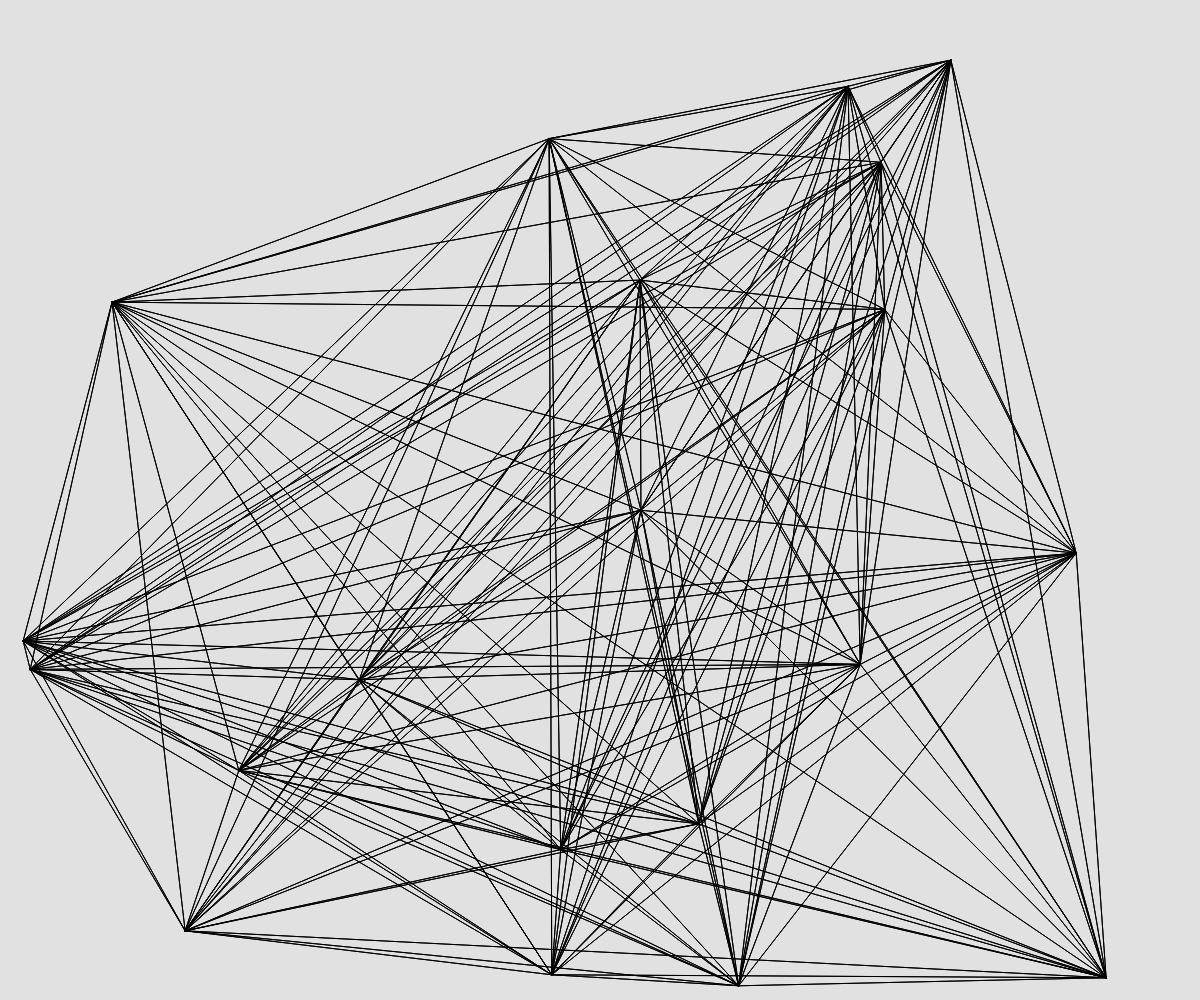
Frame 1 (no input)
Frame 60 (no input): identical to frame 1, image omitted
Frame 120 (the mouse pressed at the canvas centre since frame 60): identical to frame 1, image omitted

The p5.js sketch that drew this single still picture (run headless with seeded random() and noise() and a simulated clock; from frame 60 on, the mouse is pressed at the canvas centre):

// p5.js sketch
// ── sketch.js
const SECONDS_PER_SKETCH = 10
const allSketches = [sketchOne, sketchTwo, sketchThree]

let colorsForSketchTwo = ['yellow', 'red', 'blue']
let lengthsForSketchTwo = [...Array(36)].map(
  () => window.innerWidth * 0.2 + Math.random() * window.innerWidth * 0.5
)

let initialFillColorForSketchThree = 'white'

let sketchOneArray = getSketchOneArray()
let sketchTwoArray = getSketchTwoArray()

let count = 0

function setup() {
  createCanvas(windowWidth, windowHeight)
}

function draw() {
  background(225)
  drawSketches()
}

function getSketchOneArray() {
  return [...Array(20)].map(() => [
    Math.random() * window.innerWidth,
    Math.random() * window.innerHeight,
  ])
}

function getSketchTwoArray() {
  return [...Array(3)]
    .map((_, x) => {
      return [...Array(3)].map((_, y) => {
        const color =
          x === 1 && y === 1
            ? colorsForSketchTwo[0]
            : x === 1 || y === 1
            ? colorsForSketchTwo[1]
            : colorsForSketchTwo[2]
        return [(x * window.innerWidth) / 2, (y * window.innerHeight) / 2, color]
      })
    })
    .flat()
}

function reset() {
  colorsForSketchTwo = ['yellow', 'red', 'blue']
  sketchOneArray = getSketchOneArray()
  sketchTwoArray = getSketchTwoArray()
  initialFillColorForSketchThree = 'white'
}

function drawSketches() {
  const sketch = allSketches[0]
  push()
  sketch()
  pop()
  if (count === SECONDS_PER_SKETCH * 60) {
    allSketches.push(allSketches.shift())
    count = 0
    reset()
  }
  count++
}

function sketchOne() {
  sketchOneArray.forEach(([x1, y1]) => {
    sketchOneArray.forEach(([x2, y2]) => {
      line(x1, y1, x2, y2)
    })
  })
}

function sketchTwo() {
  noStroke()
  sketchTwoArray.forEach(([x, y, color]) => {
    fill(color)
    push()
    translate(x, y)
    for (let angle = 0; angle < 360; angle += 10) {
      rotate(angle)
      rect(0, 0, 1, lengthsForSketchTwo[floor(angle / 10)])
    }
    pop()
  })
  sketchTwoArray = getSketchTwoArray()
}

function sketchThree() {
  noStroke()
  // draw background stripes
  const rectWidth = width / 51
  let fillColor = initialFillColorForSketchThree
  for (let x = 0; x <= width; x += rectWidth) {
    fill(fillColor)
    rect(x, 0, rectWidth, height)
    fillColor = fillColor === 'black' ? 'white' : 'black'
  }
  // draw inner square with stripes
  fill(fillColor)
  rect(width / 3, height / 3, width / 3, width / 3)
  for (let y = height / 3; y <= height / 3 + width / 3; y += rectWidth) {
    fill(fillColor)
    rect(width / 3, y, width / 3, rectWidth)
    fillColor = fillColor === 'white' ? 'black' : 'white'
  }
}

function mouseClicked() {
  initialFillColorForSketchThree = initialFillColorForSketchThree === 'black' ? 'white' : 'black'
  colorsForSketchTwo.unshift(colorsForSketchTwo.pop())
  sketchOneArray.push([mouseX, mouseY])
}
